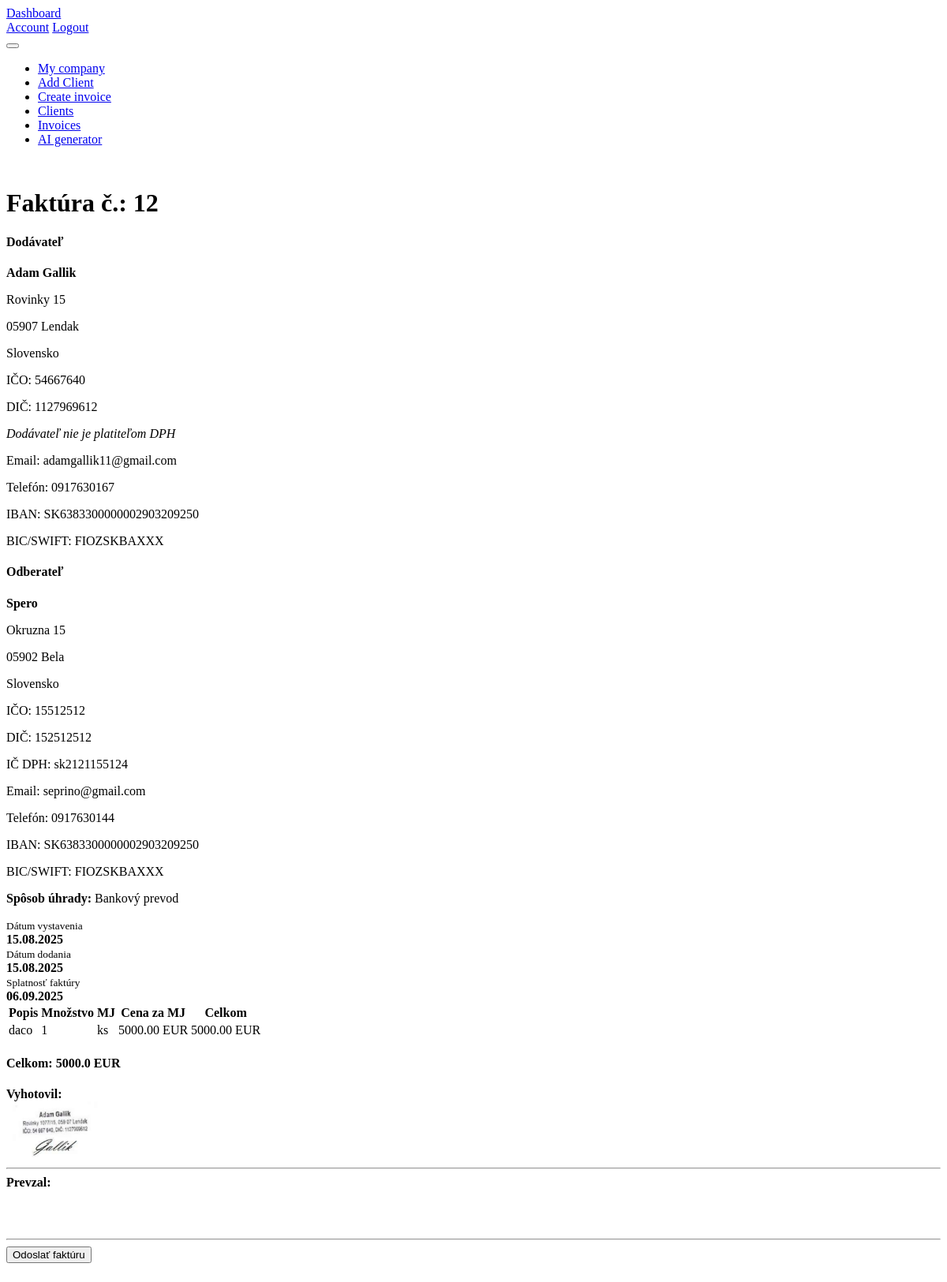
Page /show_ai_invoice/15 (signed in) on the committed database.
### models.py (models this page shows, shortened)
class Invoice(db.Model):
        __tablename__ = 'invoices'
        id = db.Column(db.Integer, primary_key=True)
        invoice_number = db.Column(db.String(50), nullable=False)
        date = db.Column(db.Date, nullable=False)
        due_date = db.Column(db.Date, nullable=False)
        user_id = db.Column(db.Integer, db.ForeignKey('users.id'), nullable=False)
        user = db.relationship('User', backref=db.backref('invoices', lazy=True))
        currency = db.Column(db.String(10), nullable=False)
        total_cost = db.Column(db.Float, nullable=False)  # Total cost calculated as quantity
        vat_rate = db.Column(db.Float, nullable=True, default=0.0)  # VAT rate in percentage
        client_id = db.Column(db.Integer, db.ForeignKey('clients.id'), nullable=False)
        company_id = db.Column(db.Integer, db.ForeignKey('companies.id'), nullable=False)  # Foreign key to the company
        company= db.relationship('Company', backref=db.backref('invoices', lazy=True))
        client = db.relationship('Client', backref=db.backref('invoices', lazy=True))
        items = db.relationship("InvoiceItem", back_populates="invoice", cascade="all, delete-orphan")
        created_at = db.Column(db.DateTime, default=datetime.now(timezone.utc))  # Timestamp when the invoice was created
        status = db.Column(db.Enum(InvoiceStatus), nullable=False, default=InvoiceStatus.unpaid)

class Company(db.Model):
        __tablename__ = 'companies'
        id = db.Column(db.Integer, primary_key=True)
        name = db.Column(db.String(100), nullable=False)
        ico = db.Column(db.String(20), nullable=False)
        dic = db.Column(db.String(20), nullable=False)
        street = db.Column(db.String(100), nullable=False)
        user_id = db.Column(db.Integer, db.ForeignKey('users.id'), nullable=False)
        user = db.relationship('User', backref=db.backref('companies', lazy=True))
        city = db.Column(db.String(50), nullable=False)
        zip_code = db.Column(db.String(20), nullable=False)
        country = db.Column(db.String(50), nullable=False)
        email = db.Column(db.String(100), nullable=False)
        phone = db.Column(db.String(20), nullable=False)
        iban = db.Column(db.String(34), nullable=False)
        bic = db.Column(db.String(11), nullable=False)
        payment_method = db.Column(db.String(50), nullable=False)
        is_vat_payer = db.Column(db.Boolean, default=False)
        ic_dph = db.Column(db.String(20), nullable=True)  # Optional field for VAT ID if the

class Client(db.Model):
        __tablename__ = 'clients'
        id = db.Column(db.Integer, primary_key=True)
        name = db.Column(db.String(100), nullable=False)
        ico = db.Column(db.String(20), nullable=False)
        dic = db.Column(db.String(20), nullable=False)
        street = db.Column(db.String(100), nullable=False)
        user_id = db.Column(db.Integer, db.ForeignKey('users.id'), nullable=False)
        user = db.relationship('User', backref=db.backref('clients', lazy=True))
        city = db.Column(db.String(50), nullable=False)
        zip_code = db.Column(db.String(20), nullable=False)
        country = db.Column(db.String(50), nullable=False)
        email = db.Column(db.String(100), nullable=False)
        phone = db.Column(db.String(20), nullable=False)
        iban = db.Column(db.String(34), nullable=False)
        bic = db.Column(db.String(11), nullable=False)
        payment_method = db.Column(db.String(50), nullable=False)
        is_vat_payer = db.Column(db.Boolean, default=False)
        ic_dph = db.Column(db.String(20), nullable=True)  # Optional field for VAT ID if the client is a VAT payer

class InvoiceItem(db.Model):
    __tablename__ = 'invoice_items'
    id = db.Column(db.Integer, primary_key=True)
    invoice_id = db.Column(db.Integer, db.ForeignKey('invoices.id'), nullable=False)
    description = db.Column(db.String(200), nullable=False)
    quantity = db.Column(db.Integer, nullable=False)
    unit=db.Column(db.String(50), nullable=False)  # e.g., "pcs", "kg", etc.
    price_per_item = db.Column(db.Float, nullable=False)
    total_cost = db.Column(db.Float, nullable=False)
    invoice = db.relationship("Invoice", back_populates="items")

### routes.py (the view, shortened to what this page needs)
@main.route('/show_ai_invoice/<int:invoice_id>', methods=['GET', 'POST'])
@login_required
def view_ai_invoice(invoice_id):
    invoice = Invoice.query.filter_by(id=invoice_id, user_id=current_user.id).first_or_404()
    client = invoice.client
    company = invoice.company
    return render_template(
        "show_ai_invoice.html",
        invoice_data=invoice,
        client_data=client,
        company_data=company,
        items=invoice.items
    )

### templates/show_ai_invoice.html (shortened to what this page needs)
{% extends "base.html" %}
{% block content %}
<div class="container py-5">
  <div class="d-flex justify-content-between align-items-center mb-4">
    <h1 class="mb-0">Faktúra č.: {{ invoice_data.invoice_number }}</h1>
  </div>
  <div class="row">
    <div class="col-md-6">
      <h4>Dodávateľ</h4>
      <p><strong>{{ company_data.name }}</strong></p>
      <p>{{ company_data.street }}</p>
      <p>{{ company_data.zip_code }} {{ company_data.city }}</p>
      <p>{{ company_data.country }}</p>
      <p>IČO: {{ company_data.ico }}</p>
      <p>DIČ: {{ company_data.dic }}</p>
      {% if company_data.is_vat_payer and company_data.ic_dph %}
        <p>IČ DPH: {{ company_data.ic_dph }}</p>
      {% else %}
        <p><em>Dodávateľ nie je platiteľom DPH</em></p>
      {% endif %}
      <p>Email: {{ company_data.email }}</p>
      <p>Telefón: {{ company_data.phone }}</p>
      <p>IBAN: {{ company_data.iban }}</p>
      <p>BIC/SWIFT: {{ company_data.bic }}</p>
    </div>
    <div class="col-md-6">
      <h4>Odberateľ</h4>
      <p><strong>{{ client_data.name }}</strong></p>
      <p>{{ client_data.street }}</p>
      <p>{{ client_data.zip_code }} {{ client_data.city }}</p>
      <p>{{ client_data.country }}</p>
      <p>IČO: {{ client_data.ico }}</p>
      <p>DIČ: {{ client_data.dic }}</p>
      {% if not client_data.ic_dph %}
        <p><em>Odberateľ nie je platiteľom DPH</em></p>
      {% else %}
        <p>IČ DPH: {{ client_data.ic_dph }}</p>
      {% endif %}
      <p>Email: {{ client_data.email }}</p>
      <p>Telefón: {{ client_data.phone }}</p>
      {% if client_data.iban %}
        <p>IBAN: {{ client_data.iban }}</p>
      {% endif %}
      {% if client_data.bic %}
        <p>BIC/SWIFT: {{ client_data.bic }}</p>
      {% endif %}
    </div>
  </div>
  <div class="card my-4 p-3">
    <p class="mb-2"><strong>Spôsob úhrady:</strong> {{ company_data.payment_method }}</p>
    <div class="row text-center">
      <div class="col">
        <small class="text-muted">Dátum vystavenia</small>
        <div><strong>{{ invoice_data.date.strftime('%d.%m.%Y') }}</strong></div>
      </div>
      <div class="col">
        <small class="text-muted">Dátum dodania</small>
        <div><strong>{{ invoice_data.date.strftime('%d.%m.%Y') }}</strong></div>
      </div>
      <div class="col">
        <small class="text-muted">Splatnosť faktúry</small>
        <div><strong>{{ invoice_data.due_date.strftime('%d.%m.%Y') }}</strong></div>
      </div>
    </div>
  </div>
  <table class="table table-bordered">
    <thead class="table-light">
      <tr>
        <th>Popis</th>
        <th>Množstvo</th>
        <th>MJ</th>
        <th>Cena za MJ</th>
        <th>Celkom</th>
      </tr>
    </thead>
    <tbody>
  {% for item in invoice_data.items %}
    <tr>
      <td>{{ item.description }}</td>
      <td>{{ item.quantity }}</td>
      <td>{{ item.unit or '' }}</td>
      <td>{{ "%.2f"|format(item.price_per_item) }} {{ invoice_data.currency }}</td>
      <td>{{ "%.2f"|format(item.total_cost) }} {{ invoice_data.currency }}</td>
    </tr>
  {% endfor %}
</tbody>
  </table>
  {% if company_data.is_vat_payer %}
    <div class="mt-3">
      <p>Základ DPH: {{ "%.2f"|format(invoice_data.total_cost) }} {{ invoice_data.currency }}</p>
      <p>Sadzba DPH: {{ invoice_data.vat_rate }}%</p>
      <p>DPH: {{ "%.2f"|format(invoice_data.total_cost * invoice_data.vat_rate / 100) }} {{ invoice_data.currency }}</p>
      <h4>Spolu na úhradu: {{ "%.2f"|format(invoice_data.total_cost * (1 + invoice_data.vat_rate / 100)) }} {{ invoice_data.currency }}</h4>
    </div>
  {% else %}
    <h4 class="mt-3 text-end">Celkom: {{ invoice_data.total_cost }} {{ invoice_data.currency }}</h4>
  {% endif %}
  <div class="row mt-5">
    <div class="col text-center">
      <strong>Vyhotovil:</strong><br>
      <img src="{{ url_for('static', filename='stamp.png', _external=True) }}" alt="Stamp" style="max-height: 80px;"><br>
      <hr class="w-50 mx-auto">
    </div>
    <div class="col text-center">
      <strong>Prevzal:</strong><br><br><br><br>
      <hr class="w-50 mx-auto">
    </div>
  </div>
<form method="POST">
    <button type="submit" class="btn btn-success">Odoslať faktúru</button>
</form>
</div>
{% endblock %}

### templates/base.html (style rules this page uses)
body { background: var(--tblr-bg-surface); }

### rows in the picture
Invoice: invoice_number "12", date "15.08.2025", due_date "06.09.2025", currency "EUR", total_cost "5000.0"
Company: name "Adam Gallik", street "Rovinky 15", zip_code "05907", city "Lendak", country "Slovensko", ico "54667640", dic "1127969612", email "adamgallik11@gmail.com", phone "0917630167", iban "SK6383300000002903209250", bic "FIOZSKBAXXX", payment_method "Bankový prevod"
Client: name "Spero", street "Okruzna 15", zip_code "05902", city "Bela", country "Slovensko", ico "15512512", dic "152512512", ic_dph "sk2121155124", email "seprino@gmail.com", phone "0917630144", iban "SK6383300000002903209250", bic "FIOZSKBAXXX"
InvoiceItem: description "daco", quantity "1", unit "ks", price_per_item "5000.00", total_cost "5000.00"
